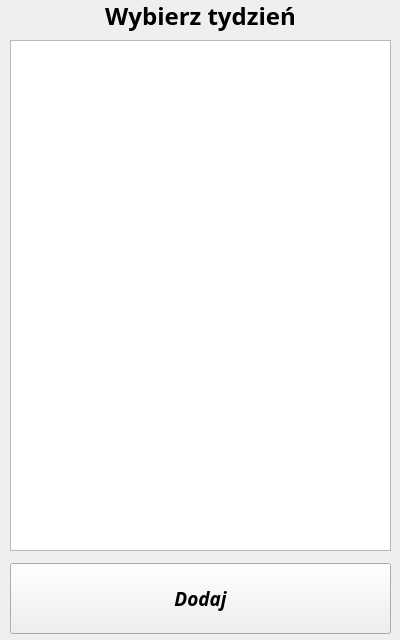
<?xml version="1.0" encoding="UTF-8"?>
<ui version="4.0">
 <class>select</class>
 <widget class="QWidget" name="select">
  <property name="geometry">
   <rect>
    <x>0</x>
    <y>0</y>
    <width>400</width>
    <height>640</height>
   </rect>
  </property>
  <property name="minimumSize">
   <size>
    <width>400</width>
    <height>640</height>
   </size>
  </property>
  <property name="maximumSize">
   <size>
    <width>400</width>
    <height>640</height>
   </size>
  </property>
  <property name="windowTitle">
   <string>Form</string>
  </property>
  <widget class="QListWidget" name="listWidget">
   <property name="geometry">
    <rect>
     <x>10</x>
     <y>40</y>
     <width>381</width>
     <height>511</height>
    </rect>
   </property>
  </widget>
  <widget class="QLabel" name="label">
   <property name="geometry">
    <rect>
     <x>0</x>
     <y>0</y>
     <width>401</width>
     <height>31</height>
    </rect>
   </property>
   <property name="font">
    <font>
     <family>Gill Sans MT</family>
     <pointsize>18</pointsize>
     <bold>true</bold>
    </font>
   </property>
   <property name="text">
    <string>Wybierz tydzień</string>
   </property>
   <property name="alignment">
    <set>Qt::AlignCenter</set>
   </property>
  </widget>
  <widget class="QPushButton" name="pushButton">
   <property name="geometry">
    <rect>
     <x>10</x>
     <y>563</y>
     <width>381</width>
     <height>71</height>
    </rect>
   </property>
   <property name="font">
    <font>
     <family>Gill Sans MT</family>
     <pointsize>14</pointsize>
     <italic>true</italic>
     <bold>true</bold>
    </font>
   </property>
   <property name="text">
    <string>Dodaj</string>
   </property>
  </widget>
 </widget>
 <resources/>
 <connections/>
</ui>
